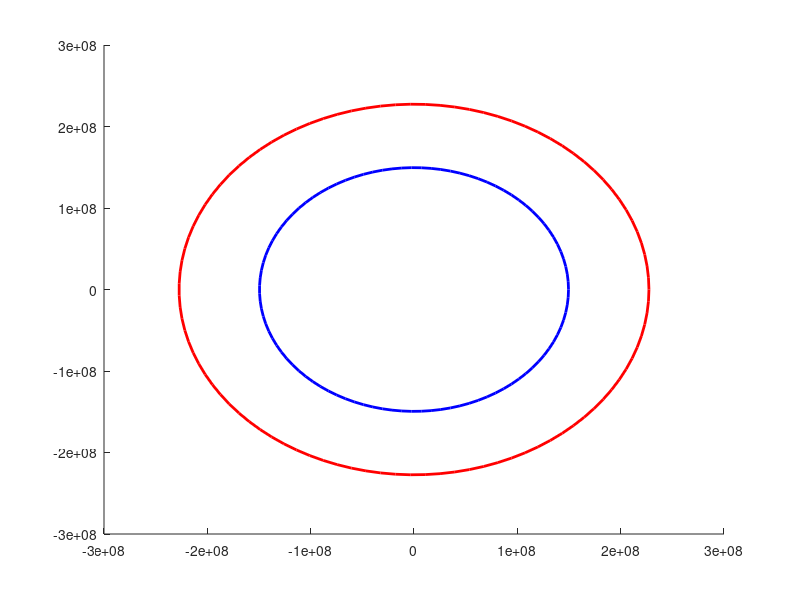

MATLAB code for this plot: (Note: this script raises an error after producing the figure.)
clear; clc; close all;

mu_sun = 132712000000;                    % [km^3 s^-2]
mu_earth = 398600;

% Force the orbits of Earth and Mars to line up nicely

T_desired_earth = 3600*24*365;
T_desired_mars  = 15/8 * T_desired_earth;

r_earth_sun = ((T_desired_earth/(2*pi))^2 * mu_sun)^(1/3);
r_mars_sun =  ((T_desired_mars/ (2*pi))^2 * mu_sun)^(1/3);

%{
r_earth_sun = 149.6e6;                    % [km]
r_mars_sun = 227.9e6;                     % [km]
%}

T_earth = 2*pi * sqrt(r_earth_sun^3 / mu_sun);
T_mars = 2*pi * sqrt(r_mars_sun^3 / mu_sun);

T_ratio = T_mars / T_earth;

T_transfer = T_ratio * 3600*24*365;

S = 1 / (1/T_earth - 1/T_mars);

angle_turn = mod(T_ratio * 2*pi, 2*pi);
if angle_turn > pi
    angle_turn = angle_turn - 2*pi;
end

thetas = linspace(0, 2*pi, 100);

figure(1)
hold on
plot(r_earth_sun*cos(thetas), r_earth_sun*sin(thetas), 'b', 'LineWidth', 2)
plot(r_mars_sun*cos(thetas), r_mars_sun*sin(thetas), 'r', 'LineWidth', 2)

ns = 1:7;

for i = 1:length(ns)
    n = ns(i);

    tof = n*S;

    R1 = r_earth_sun * [1; 0; 0];
    omega_earth = 2*pi / T_earth;   % rad/s
    theta = omega_earth * tof;      % radians
    R2 = r_earth_sun * [cos(2*pi*tof/T_earth); sin(2*pi*tof/T_earth); 0];

    [v_D_list, v_A_list] = lambert(R1, R2, tof, mu_sun, 1200, 1000);

    for z = 1:numel(v_D_list)
        V1 = v_D_list{z};
        good = eval_transfer(R1, V1, r_mars_sun, mu_sun, mu_earth, 6378, angle_turn);

        if good
            plot_orbit_from_state(R1, V1, mu_sun, '-k', 0.2); hold on
        end
    end
end

axis equal
axis padded
title(sprintf("Cycler Orbits for n=%d to %d", ns(1), ns(end)))

function good = eval_transfer(R1, V1, apo_min, mu, mu0, rp_min, angle_turn)
    r1 = norm(R1);
    v1 = norm(V1);

    h_vec = cross(R1, V1);
    h = norm(h_vec);
    
    e_vec = cross(V1, h_vec)/mu - R1/r1;
    e = norm(e_vec);

    a = h^2/mu * 1/(1-e^2);
    
    r_a = abs(h^2/mu * 1/(e-1));

    
    if r_a < apo_min
        good = false;
        return
    end
    
    
    gamma = atan(e*r1 / (a*(1 - e^2)) * sin(angle_turn));

    V = sqrt(mu/r1 * (2 - r1/a));
    VO = sqrt(mu / r1);

    DV = abs(V*sin(gamma));

    V_inf = sqrt(V^2 + VO^2 - 2*V*VO*cos(gamma));

    r_p = mu0 * (2/(DV*V_inf) - 1/V_inf^2);

    good = r_p > rp_min;  
end
